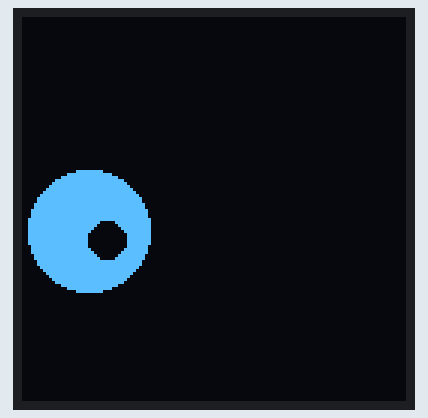
This sketch was run on a simulated Arduino Uno, built with avr-gcc and run on an emulated ATmega328P. On the bench: 128×128 one-colour display.

Above: at 0.17 s.
At 5.08 s:
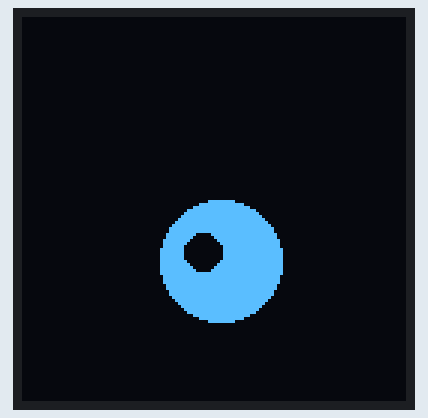
At 10.14 s:
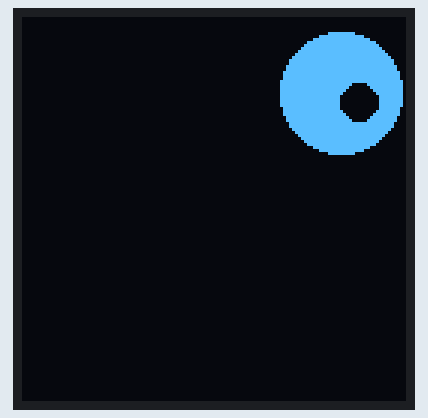
At 20.11 s:
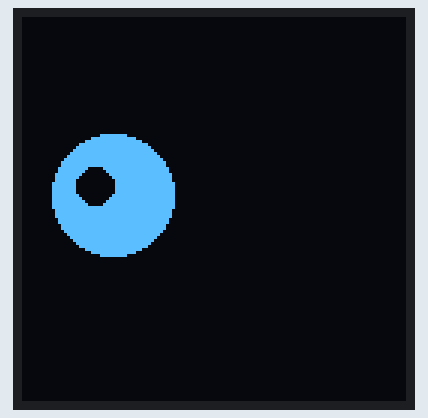
At 30.08 s:
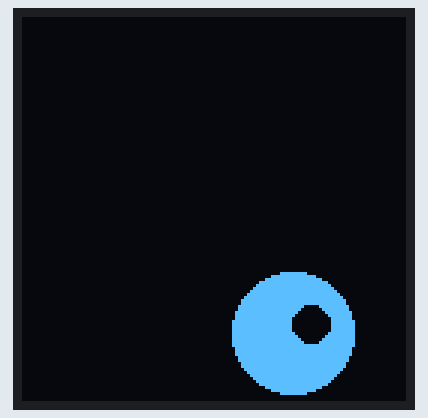
At 39.94 s:
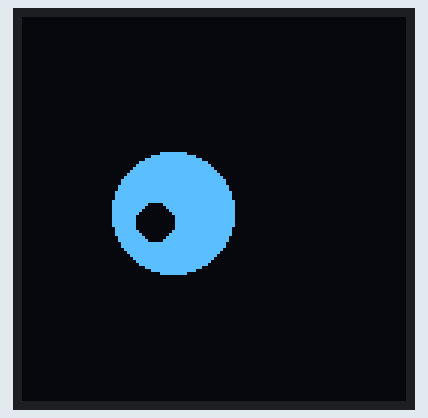

The sketch:

dasaiMochi.ino
```cpp
#include <Wire.h>
#include <Adafruit_GFX.h>
#include <Adafruit_SH110X.h>

#define SCREEN_ADDRESS 0x3C  // Change if different

Adafruit_SH1107 display = Adafruit_SH1107(128, 128, &Wire);

int x = 0, y = 50;
int dx = 2, dy = 1;
int radius = 20;

void setup() {
  Wire.begin();
  if (!display.begin(SCREEN_ADDRESS)) {
    Serial.begin(115200);
    Serial.println("Display failed to initialize");
    while (1);
  }
  display.clearDisplay();
}

void loop() {
  display.clearDisplay();

  // Draw filled circle (eye)
  display.fillCircle(x + radius, y + radius, radius, SH110X_WHITE);

  // Draw pupil as smaller circle
  display.fillCircle(x + radius + dx*3, y + radius + dy*3, radius/3, SH110X_BLACK);

  display.display();

  // Update position
  x += dx;
  y += dy;

  if (x < 0 || x > 128 - 2*radius) dx = -dx;
  if (y < 0 || y > 128 - 2*radius) dy = -dy;

  delay(20);
}
```
